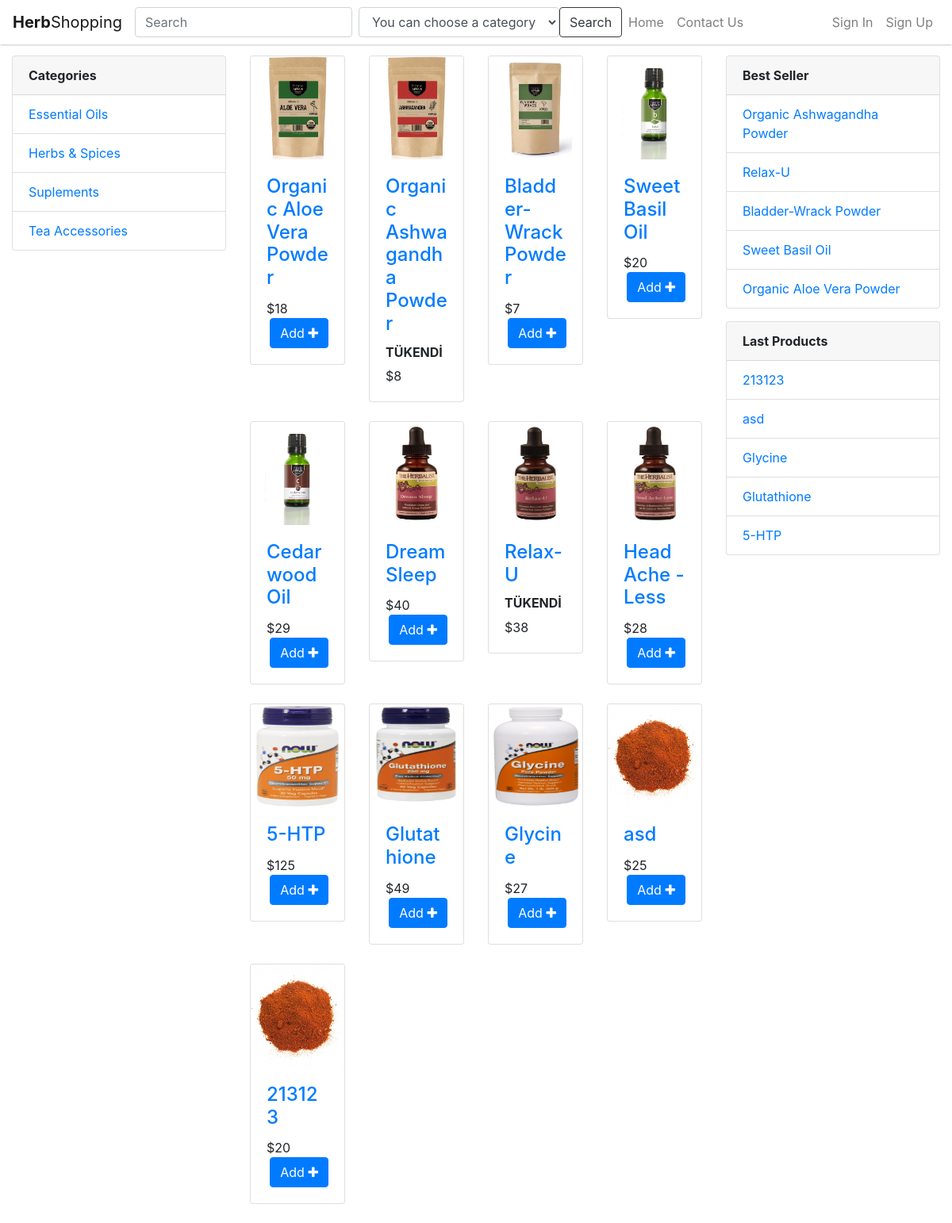
The page / on the database its author committed.
### apps/shop/models.py (models this page shows, shortened)
class Category(models.Model):
    name            = models.CharField(max_length=50)
    slug            = models.SlugField(unique=True, blank=True)
    class Meta:
        ordering = ['name']
    def get_absolute_url(self):
        return reverse('shop:categories', kwargs={'slug': self.slug})

class Item(models.Model):
    owner           = models.ForeignKey(Distributor, on_delete=models.CASCADE)
    name            = models.CharField(max_length=200)
    slug            = models.SlugField(unique=True, blank=True)
    description     = models.TextField(default='')
    price           = models.IntegerField(default=0)
    sold            = models.IntegerField(default=0)
    weight          = models.IntegerField(default=0)
    stock           = models.IntegerField(default=0)
    is_approvaled   = models.BooleanField(default=False)
    is_updated      = models.BooleanField(default=False)
    is_deleted      = models.BooleanField(default=False)
    timestamp       = models.DateTimeField(auto_now_add=True)
    updated_date    = models.DateTimeField(auto_now=True)
    category        = models.ForeignKey(Category)
    related_product = models.ForeignKey('Item', null=True, blank=True)
    image           = models.ImageField(upload_to=item_upload_location, width_field='width_field', height_field='height_field')
    width_field     = models.IntegerField(default=0)
    height_field    = models.IntegerField(default=0)
    def get_absolute_url(self):
        return reverse('shop:detail', kwargs={'slug': self.slug})

### apps/shop/views.py (the view)
# urls.py: url(r'^$', HomeView.as_view(), name='home'),
class HomeView(ListView):
    template_name = 'shop/home.html'
    queryset = Item.objects.filter(is_approvaled=True).filter(is_updated=False).filter(is_deleted=False)
    context_object_name = 'items'
    def get_context_data(self, *args, **kwargs):
        context = super(HomeView, self).get_context_data(*args ,**kwargs)
        queryset_last_5 = Item.objects.filter(is_approvaled=True).filter(is_updated=False).filter(is_deleted=False).order_by('-timestamp')[:5]
        queryset_best_seller = Item.objects.filter(is_approvaled=True).filter(is_updated=False).filter(is_deleted=False).order_by('-sold')[:5]
        context['lastfive'] = queryset_last_5
        context['bestseller'] = queryset_best_seller
        context['dist_count'] = Distributor.objects.filter(is_approveled=False).count()
        context['item_count'] = Item.objects.filter(is_approvaled=False).filter(is_deleted=False).count()
        context['item_u_count'] = Item.objects.filter(is_updated=True).filter(is_deleted=False).count()
        context['item_delete_count'] = Item.objects.filter(is_deleted=True).count()
        context['categories'] = Category.objects.all()
        return context

### apps/shop/templates/shop/home.html (shortened to what this page needs)
{% extends "base.html" %}
{% block content %}
    <div class="col-sm-3">
      <div class="card">
        <div class="card-header"><b>Categories</b></div>
        <ul class="list-group list-group-flush">
          {% for category in categories %}
          <li class="list-group-item"><a href="{{ category.get_absolute_url }}">{{ category.name }}</a></li>
          {% endfor %}
        </ul>
      </div>
    </div>
    <div class="col-md-6">
        <div class="row">
          {% for item in items %}
            <div class="col-sm-3">
              <div class="card mb-4">
                <img class="card-img-top" src="{{ item.image.url }}" width="85px" height="130px">
                <div class="card-body">
                  <h4 class="card-title"><a href="{{ item.get_absolute_url }}">{{ item.name }}</a></h4>
                  {% if item.stock == 0 %}
                  <h6><b>TÜKENDİ</b></h6>
                  {% endif %}
                  {% if not item.related_product %}
                  <span>${{ item.price }}</span>
                    {% if not item.stock == 0 %}
                    <a href="{% url 'shop:add_to_cart' item.id %}" class="btn btn-{% if item.stock == 0 %}dark{% else %}primary{% endif %} pull-right">Add
                      <i class="fa fa-plus" aria-hidden="true"></i>
                    </a>
                    {% endif %}
                  {% else %}
                  <span>${{ item.price }}</span>
                  <button type="button" class="btn btn-{% if item.stock == 0 %}dark{% else %}primary{% endif %} pull-right" data-toggle="modal" data-target="#{{item.pk}}">
                    Add <i class="fa fa-plus" aria-hidden="true"></i>
                  </button>
                  {% endif %}
                </div>
              </div>
            </div>
          {% endfor %}
      </div>
    </div>
    <div class="col-md-3">
      <div class="card mb-3">
        <div class="card-header"><b>Best Seller</b></div>
        <ul class="list-group list-group-flush">
          {% for best in bestseller %}
            <li class="list-group-item"><a href="{{ best.get_absolute_url }}">{{ best.name }}</a></li>
          {% endfor %}
        </ul>
      </div>
      <div class="card mb-3">
        <div class="card-header"><b>Last Products</b></div>
        <ul class="list-group list-group-flush">
          {% for lastitem in lastfive %}
            <li class="list-group-item"><a href="{{ lastitem.get_absolute_url }}">{{ lastitem.name }}</a></li>
          {% endfor %}
        </ul>
      </div>
    </div>
{% endblock content %}

### apps/templates/base.html (shortened to what this page needs)
<!DOCTYPE html>
<html lang="en">
<head>
  {% include "dist/css.html" %}
</head>
<body>
  {% include "include/nav.html" %}
  <div class="container-fluid">
    <div class="row">
      {% block content %}
      {% endblock content %}
    </div>
  </div>
</body>
</html>

### apps/templates/dist/css.html (shortened to what this page needs)
{% load static %}
<link rel="stylesheet" href="https://maxcdn.bootstrapcdn.com/bootstrap/4.0.0-beta.2/css/bootstrap.min.css">
<link rel="stylesheet" href="https://maxcdn.bootstrapcdn.com/font-awesome/4.7.0/css/font-awesome.min.css">
<link rel="stylesheet" href="{% static 'se301/css/style.css' %}">

### apps/templates/include/nav.html (shortened to what this page needs)
{% load static %}
<nav class="navbar fixed-top navbar-expand-md navbar-light bg-light">
  <a class="navbar-brand" href="{% url 'shop:home' %}"><b>Herb</b>Shopping</a>
  <div class="collapse navbar-collapse" id="navbarSupportedContent">
    <form method="get" action="{% url 'shop:search' %}" class="form-inline">
      <input class="form-control mr-sm-2" type="search" name="search" placeholder="Search" aria-label="Search" value="{{request.GET.search}}">
      <div class="form-group">
        <select name="category" class="form-control" id="sel1">
          <option value="0">You can choose a category</option>
        </select>
      </div>
    <button class="btn btn-outline-dark my-2 my-sm-0" type="submit">Search</button>
    </form>
    <ul class="navbar-nav">
      <li class="nav-item"><a class="nav-link" href="/">Home</a></li>
      <li class="nav-item"><a class="nav-link" href="{% url 'shop:contact_us' %}">Contact Us</a></li>
    </ul>
    {% if user.is_authenticated %}
    <ul class="navbar-nav ml-auto">
      {% if user.user_type == '4' %}
      <li class="nav-item">
        <a class="nav-link" href="{% url 'shop:cart' %}">
          {% if request.user.shopping_cart.first.items.all.count != 0 %}
          <span class="badge badge-pill badge-danger" style="margin-left:5px;">{{request.user.shopping_cart.first.items.all.count}}</span>
          {% endif %}
          <i class="fa fa-shopping-cart" aria-hidden="true"></i> Basket
        </a>
      </li>
      {% endif %}
      <li class="nav-item dropdown">
        <a class="nav-link dropdown-toggle" href="#" id="navbarDropdownMenuLink" data-toggle="dropdown" aria-haspopup="true" aria-expanded="false">
          <i class="fa fa-user"></i> {{ request.user }} </a>
        <div class="dropdown-menu dropdown-menu-right" aria-labelledby="navbarDropdownMenuLink">
          {% if user.user_type == '4' %}
          <a class="dropdown-item" href="{% url 'shop:my_orders' %}">My Previous Orders</a>
          <div class="dropdown-divider"></div>
          {% endif %}
          <a class="dropdown-item" href="{% url 'users:logout' %}" style="color:red;">Çıkış Yap</a>
        </div>
      </li>
    </ul>
  </div>
  {% else %}
  <ul class="navbar-nav ml-auto">
    <li class="nav-item"><a class="nav-link" href="{% url 'users:login' %}">Sign In</a></li>
    <li class="nav-item"><a class="nav-link" href="{% url 'users:register' %}">Sign Up</a></li>
  </ul>
  {% endif %}
</nav>

### apps/templates/dist/js.html (shortened to what this page needs)
{% load static %}

### ms/static/se301/css/style.css (style rules this page uses)
html { overflow-y: scroll; }
body { margin-top: 70px; }
.navbar { -webkit-box-shadow: 0 0px 3px 0px #999; -moz-box-shadow: 0 0px 3px 0px #999; box-shadow: 0 0px 3px 0px #999; background-color: #FFF !important; }
html { font-size: 1rem; }

### rows shown on the page
Category: name "Essential Oils"
Category: name "Herbs & Spices"
Category: name "Suplements"
Category: name "Tea Accessories"
Item: image (picture), name "Organic Aloe Vera Powder", price "18", stock "Add"
Item: image (picture), name "Organic Ashwagandha Powder", stock "TÜKENDİ", price "8"
Item: image (picture), name "Bladder-Wrack Powder", price "7", stock "Add"
Item: image (picture), name "Sweet Basil Oil", price "20"
Item: image (picture), name "Cedarwood Oil", price "29", stock "Add"
Item: image (picture), name "Dream Sleep", price "40", stock "Add"
Item: image (picture), name "Relax-U", stock "TÜKENDİ", price "38"
Item: image (picture), name "Head Ache - Less", price "28", stock "Add"
Item: image (picture), name "5-HTP", price "125", stock "Add"
Item: image (picture), name "Glutathione", price "49", stock "Add"
Item: image (picture), name "Glycine", price "27"
Item: image (picture), name "asd", price "25", stock "Add"
Item: image (picture), name "213123", price "20", stock "Add"
